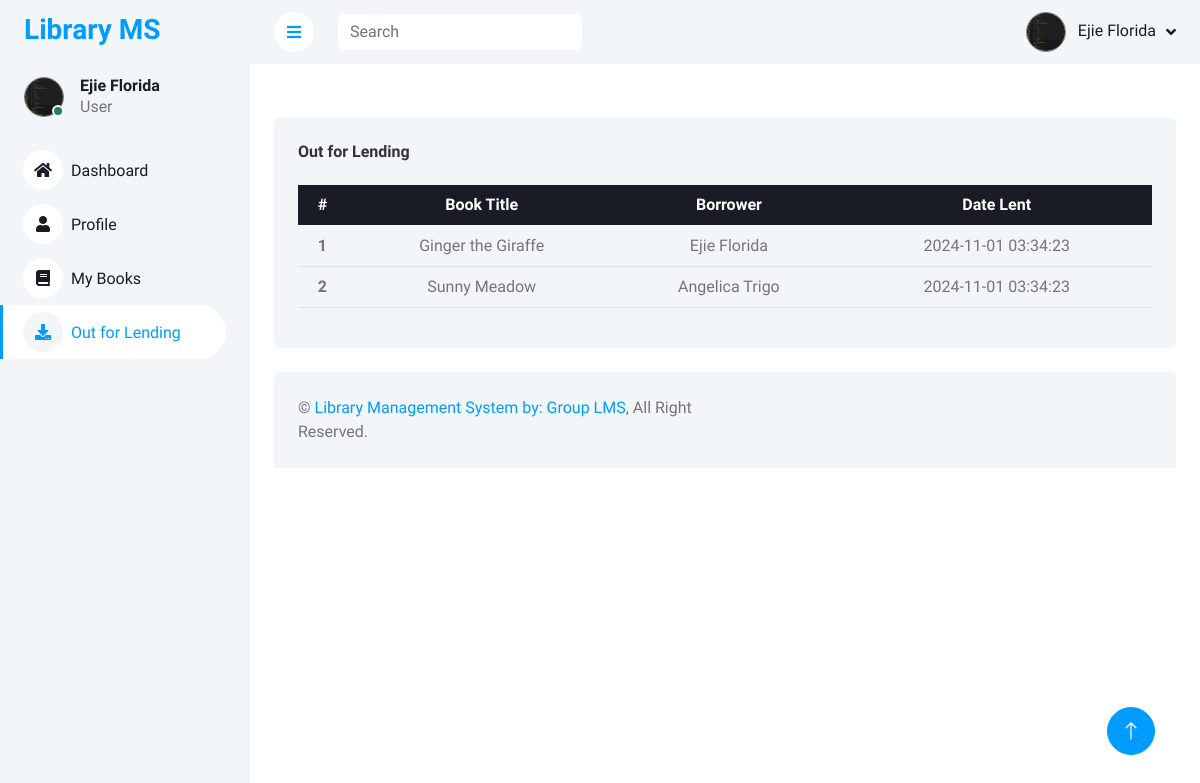
/Admin/logs.php (signed in), run on the app's committed database.
### tables this page shows
CREATE TABLE `lend_books` (
  `lend_id` int(11) NOT NULL,
  `book_id` int(11) NOT NULL,
  `user_id` int(11) NOT NULL,
  `admin_id` int(11) NOT NULL,
  `story_pdf` varchar(255) NOT NULL,
  `book_title` varchar(255) NOT NULL,
  `uploaded_by` int(11) NOT NULL,
  `date` timestamp NOT NULL DEFAULT current_timestamp() ON UPDATE current_timestamp()
);

CREATE TABLE `accounts` (
  `id` int(11) NOT NULL,
  `fullname` varchar(255) NOT NULL,
  `gmail` varchar(255) NOT NULL,
  `password` varchar(255) NOT NULL,
  `status` varchar(255) NOT NULL,
  `type` varchar(255) NOT NULL,
  `number` varchar(255) NOT NULL,
  `address` varchar(255) NOT NULL,
  `profile_picture` varchar(255) NOT NULL,
  `reset_token` varchar(255) NOT NULL,
  `token_expiry` datetime NOT NULL
);

### Admin/logs.php (the view, shortened to what this page needs)
<?php
    include("../conn.php");
?>
<!DOCTYPE html>
<html lang="en">
<head>
    <link href="https://cdnjs.cloudflare.com/ajax/libs/font-awesome/5.10.0/css/all.min.css" rel="stylesheet">
    <link href="https://cdn.jsdelivr.net/npm/bootstrap-icons@1.4.1/font/bootstrap-icons.css" rel="stylesheet">
    <link href="template/lib/owlcarousel/assets/owl.carousel.min.css" rel="stylesheet">
    <link href="template/lib/tempusdominus/css/tempusdominus-bootstrap-4.min.css" rel="stylesheet" />
    <link href="template/css/bootstrap.min.css" rel="stylesheet">
    <link href="template/css/style.css" rel="stylesheet">
</head>
<body>
    <div class="container-xxl position-relative bg-white d-flex p-0">
        <div class="sidebar pe-4 pb-3">
            <nav class="navbar bg-light navbar-light">
                <a href="index.html" class="navbar-brand mx-4 mb-3">
                    <h3 class="text-primary">Library MS</h3>
                </a>
                <div class="d-flex align-items-center ms-4 mb-4">
                    <div class="position-relative">
                        <img class="rounded-circle" src="<?php echo $_SESSION['profile_picture']; ?>" alt="" style="width: 40px; height: 40px; border: 1px solid grey;">
                        <div class="bg-success rounded-circle border border-2 border-white position-absolute end-0 bottom-0 p-1"></div>
                    </div>
                    <div class="ms-3">
                        <h6 class="mb-0"><?php echo $_SESSION['fullname']; ?></h6>
                        <span><?php echo $_SESSION['type']; ?></span>
                    </div>
                </div>
                <div class="navbar-nav w-100">
                <a href="dashboard.php" class="nav-item nav-link "><i class="fa fa-home me-2"></i>Dashboard</a>
                <a href="profile.php" class="nav-item nav-link "><i class="fa fa-user me-2"></i>Profile</a>
                <a href="books.php" class="nav-item nav-link "><i class="fa fa-book me-2"></i>My Books</a>
                <a href="logs.php" class="nav-item nav-link active"><i class="fa fa-download me-2"></i>Out for Lending</a>
                </div>
            </nav>
        </div>
        <div class="content">
            <nav class="navbar navbar-expand bg-light navbar-light sticky-top px-4 py-0">
                <a href="#" class="sidebar-toggler flex-shrink-0">
                    <i class="fa fa-bars"></i>
                </a>
                <form class="d-none d-md-flex ms-4" method="GET" action="">
                    <input class="form-control border-0" type="search" name="search" placeholder="Search">
                </form>
                <div class="navbar-nav align-items-center ms-auto">
                    <div class="nav-item dropdown">
                        <a href="#" class="nav-link dropdown-toggle" data-bs-toggle="dropdown">
                            <img class="rounded-circle me-lg-2" src="<?php  echo  $_SESSION['profile_picture']; ?>" alt="" style="width: 40px; height: 40px; border: 1px solid grey;">
                            <span class="d-none d-lg-inline-flex"><?php echo $_SESSION['fullname']; ?></span>
                        </a>
                    </div>
                </div>
            </nav>
            <div class="container-fluid pt-4 px-4">
    <div class="col-12" style="margin-top: 30px;">
        <div class="bg-light rounded h-100 p-4">
            <h6 class="mb-4" style="font-weight: bold; color: #333;">Out for Lending</h6>
            <div class="table-responsive">
                <table class="table">
                    <thead class="table-dark">
                        <tr>
                            <th scope="col" style="text-align: center;">#</th>
                            <th scope="col" style="text-align: center;">Book Title</th>
                            <th scope="col" style="text-align: center;">Borrower</th>
                            <th scope="col" style="text-align: center;">Date Lent</th>
                        </tr>
                    </thead>
                    <tbody>
                        <?php
                        $search = isset($_GET['search']) ? mysqli_real_escape_string($conn, $_GET['search']) : '';
                        $getAllLatestData = "
                            SELECT lend_books.*, accounts.fullname
                            FROM lend_books
                            JOIN accounts ON lend_books.user_id = accounts.id
                            WHERE lend_books.book_title LIKE '%$search%'
                            ORDER BY lend_id";
                        $query = mysqli_query($conn, $getAllLatestData);
                        $count = 0;
                        while ($getData = mysqli_fetch_assoc($query)) {
                            $count++;
                        ?>
                            <tr>
                                <th scope="row" style="text-align: center;"><?php echo $count; ?></th>
                                <td style="text-align: center;"><?php echo $getData['book_title']; ?></td>
                                <td style="text-align: center;"><?php echo $getData['fullname']; ?></td>
                                <td style="text-align: center;"><?php echo $getData['date']; ?></td>
                            </tr>
                        <?php } ?>
                    </tbody>
                </table>
            </div>
        </div>
    </div>
</div>
            <div class="container-fluid pt-4 px-4">
                <div class="bg-light rounded-top p-4">
                    <div class="row">
                        <div class="col-12 col-sm-6 text-center text-sm-start">
                            &copy; <a href="../index.php">Library Management System by: Group LMS</a>, All Right Reserved.
                        </div>
                        <div class="col-12 col-sm-6 text-center text-sm-end">
                        </div>
                    </div>
                </div>
            </div>
        </div>
        <a href="#" class="btn btn-lg btn-primary btn-lg-square back-to-top"><i class="bi bi-arrow-up"></i></a>
    </div>
</body>
</html>

### Admin/template/css/style.css (style rules this page uses)
:root { --primary: #009CFF; --light: #F3F6F9; --dark: #191C24; }
.back-to-top { position: fixed; display: none; right: 45px; bottom: 45px; z-index: 99; }
.btn { transition: .5s; }
.btn.btn-primary { color: #FFFFFF; }
.btn-lg-square { width: 48px; height: 48px; }
.btn-square, .btn-sm-square, .btn-lg-square { padding: 0; display: inline-flex; align-items: center; justify-content: center; font-weight: normal; border-radius: 50px; }
.sidebar { position: fixed; top: 0; left: 0; bottom: 0; width: 250px; height: 100vh; overflow-y: auto; background: var(--light); transition: 0.5s; z-index: 999; }
.content { margin-left: 250px; min-height: 100vh; background: #FFFFFF; transition: 0.5s; }
@media (min-width: 992px) { .sidebar { margin-left: 0; } }
@media (min-width: 992px) { .content { width: calc(100% - 250px); } }
.sidebar .navbar .navbar-nav .nav-link { padding: 7px 20px; color: var(--dark); font-weight: 500; border-left: 3px solid var(--light); border-radius: 0 30px 30px 0; outline: none; }
.sidebar .navbar .navbar-nav .nav-link:hover, .sidebar .navbar .navbar-nav .nav-link.active { color: var(--primary); background: #FFFFFF; border-color: var(--primary); }
.sidebar .navbar .navbar-nav .nav-link i { width: 40px; height: 40px; display: inline-flex; align-items: center; justify-content: center; background: #FFFFFF; border-radius: 40px; }
.sidebar .navbar .navbar-nav .nav-link:hover i, .sidebar .navbar .navbar-nav .nav-link.active i { background: var(--light); }
.content .navbar .navbar-nav .nav-link { margin-left: 25px; padding: 12px 0; color: var(--dark); outline: none; }
.content .navbar .sidebar-toggler, .content .navbar .navbar-nav .nav-link i { width: 40px; height: 40px; display: inline-flex; align-items: center; justify-content: center; background: #FFFFFF; border-radius: 40px; }
.content .navbar .dropdown-toggle::after { margin-left: 6px; vertical-align: middle; border: none; content: "\f107"; font-family: "Font Awesome 5 Free"; font-weight: 900; transition: .5s; }

### data on the page
lend_books: book_title "Ginger the Giraffe", user.fullname "Ejie Florida", date "2024-11-01 03:34:23"
lend_books: book_title "Sunny Meadow", user.fullname "Angelica Trigo", date "2024-11-01 03:34:23"

### other printed values
$_SESSION['fullname'] "Ejie Florida"
$_SESSION['type'] "User"
